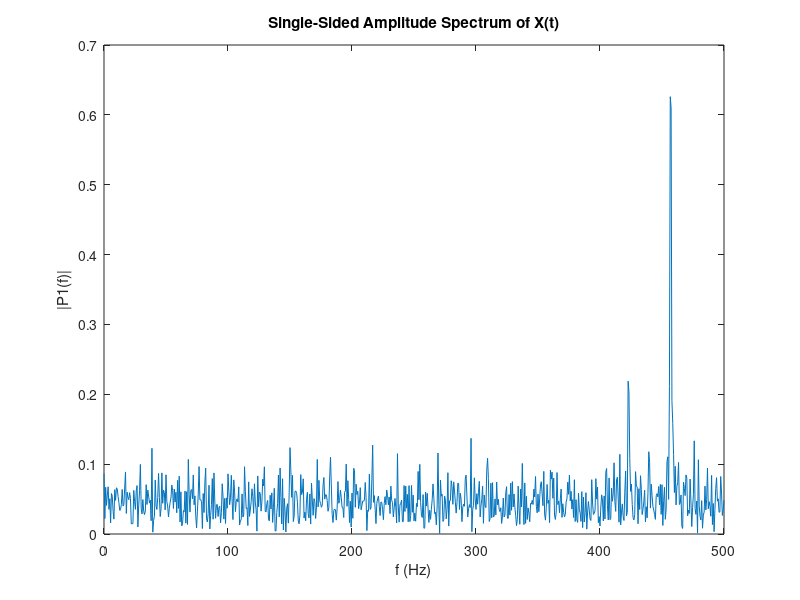

Reproduce this figure in MATLAB.
Fs = 1000;            % Sampling frequency                    
T = 1/Fs;             % Sampling period       
L = 1500;             % Length of signal
t = (0:L-1)*T;        % Time vector

% TODO: Form a signal containing a 77 Hz sinusoid of amplitude 0.7 and a 43Hz sinusoid of amplitude 2.
S = 0.7*sin(2*pi*77*t) + 2*sin(2*pi*43*t);

% Corrupt the signal with noise 
X = S + 2*randn(size(t));

% Plot the noisy signal in the time domain. It is difficult to identify the frequency components by looking at the signal X(t). 
%plot(1000*t(1:50) ,X(1:50))
%title('Signal Corrupted with Zero-Mean Random Noise')
%xlabel('t (milliseconds)')
%ylabel('X(t)')

% TODO : Compute the Fourier transform of the signal.
Y = fftshift (abs(fft(X)));
P1 = abs(Y/L);
f = Fs*(0:L-1)/L;
plot(f,Y) 
% TODO : Compute the two-sided spectrum P2. Then compute the single-sided spectrum P1 based on P2 and the even-valued signal length L.


% Plotting
f = Fs*(0:(L/2))/L;
plot(f,P1(1:L/2+1)) 
title('Single-Sided Amplitude Spectrum of X(t)')
xlabel('f (Hz)')
ylabel('|P1(f)|')
